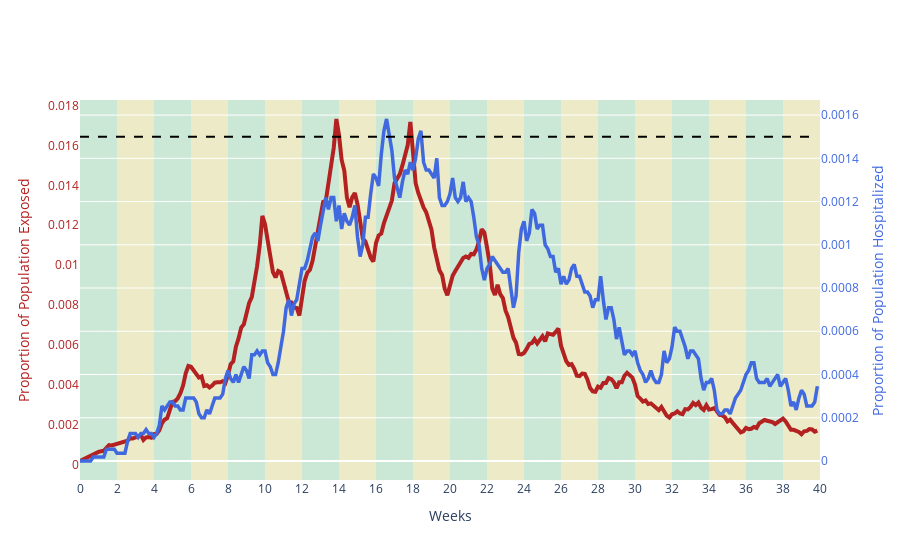

Here is the notebook cell this chart was saved with:
### Code cell
make_beds_graph(data, actions, 7, 'intermitent', color_map)

### Figure 1 — Plotly figure (JSON) as saved in the notebook; plotly's stock layout.template omitted (floating-point values rounded to 4 significant figures; data arrays with more than 128 entries replaced by an {"elided": "..."} marker saying what was removed)
{"data": [{"line": {"color": "rgb(0.25, 0.41, 0.88)", "width": 3.5}, "name": "hospitalized", "type": "scatter", "x": {"elided": "281 int values"}, "y": {"elided": "280 float values"}, "yaxis": "y2"}, {"line": {"color": "rgb(0.7, 0.13, 0.13)", "width": 4}, "name": "exposed", "type": "scatter", "x": {"elided": "281 int values"}, "y": {"elided": "280 float values"}}, {"line": {"color": "black", "dash": "dash", "width": 2}, "name": "capacity", "type": "scatter", "x": {"elided": "281 int values"}, "y": {"elided": "280 float values"}, "yaxis": "y2"}, {"marker": {"color": "rgb(0.83, 0.13, 0.15)"}, "name": "Lockdown", "type": "bar", "x": [null], "y": [null]}, {"marker": {"color": "rgb(0.85, 0.35, 0.13)"}, "name": "Hard Quarantine", "type": "bar", "x": [null], "y": [null]}, {"marker": {"color": "rgb(0.97, 0.91, 0.56)"}, "name": "Light Quarantine", "type": "bar", "x": [null], "y": [null]}, {"marker": {"color": "rgb(0.67, 0.88, 0.69)"}, "name": "Social Distancing", "type": "bar", "x": [null], "y": [null]}, {"marker": {"color": "rgb(0.86, 0.86, 0.86)"}, "name": "Unrestricted", "type": "bar", "x": [null], "y": [null]}], "layout": {"coloraxis": {"colorscale": [[0, "rgb(253, 253, 204)"], [0.09091, "rgb(206, 236, 179)"], [0.1818, "rgb(156, 219, 165)"], [0.2727, "rgb(111, 201, 163)"], [0.3636, "rgb(86, 177, 163)"], [0.4545, "rgb(76, 153, 160)"], [0.5455, "rgb(68, 130, 155)"], [0.6364, "rgb(62, 108, 150)"], [0.7273, "rgb(62, 82, 143)"], [0.8182, "rgb(64, 60, 115)"], [0.9091, "rgb(54, 43, 77)"], [1, "rgb(39, 26, 44)"]]}, "hovermode": "x", "shapes": [{"fillcolor": "rgb(0.67, 0.88, 0.69)", "layer": "below", "line": {"width": 0}, "opacity": 0.45, "type": "rect", "x0": 0, "x1": 7, "xref": "x", "y0": 0, "y1": 1, "yref": "paper"}, {"fillcolor": "rgb(0.67, 0.88, 0.69)", "layer": "below", "line": {"width": 0}, "opacity": 0.45, "type": "rect", "x0": 7, "x1": 14, "xref": "x", "y0": 0, "y1": 1, "yref": "paper"}, {"fillcolor": "rgb(0.97, 0.91, 0.56)", "layer": "below", "line": {"width": 0}, "opacity": 0.45, "type": "rect", "x0": 14, "x1": 21, "xref": "x", "y0": 0, "y1": 1, "yref": "paper"}, {"fillcolor": "rgb(0.97, 0.91, 0.56)", "layer": "below", "line": {"width": 0}, "opacity": 0.45, "type": "rect", "x0": 21, "x1": 28, "xref": "x", "y0": 0, "y1": 1, "yref": "paper"}, {"fillcolor": "rgb(0.67, 0.88, 0.69)", "layer": "below", "line": {"width": 0}, "opacity": 0.45, "type": "rect", "x0": 28, "x1": 35, "xref": "x", "y0": 0, "y1": 1, "yref": "paper"}, {"fillcolor": "rgb(0.67, 0.88, 0.69)", "layer": "below", "line": {"width": 0}, "opacity": 0.45, "type": "rect", "x0": 35, "x1": 42, "xref": "x", "y0": 0, "y1": 1, "yref": "paper"}, {"fillcolor": "rgb(0.97, 0.91, 0.56)", "layer": "below", "line": {"width": 0}, "opacity": 0.45, "type": "rect", "x0": 42, "x1": 49, "xref": "x", "y0": 0, "y1": 1, "yref": "paper"}, {"fillcolor": "rgb(0.97, 0.91, 0.56)", "layer": "below", "line": {"width": 0}, "opacity": 0.45, "type": "rect", "x0": 49, "x1": 56, "xref": "x", "y0": 0, "y1": 1, "yref": "paper"}, {"fillcolor": "rgb(0.67, 0.88, 0.69)", "layer": "below", "line": {"width": 0}, "opacity": 0.45, "type": "rect", "x0": 56, "x1": 63, "xref": "x", "y0": 0, "y1": 1, "yref": "paper"}, {"fillcolor": "rgb(0.67, 0.88, 0.69)", "layer": "below", "line": {"width": 0}, "opacity": 0.45, "type": "rect", "x0": 63, "x1": 70, "xref": "x", "y0": 0, "y1": 1, "yref": "paper"}, {"fillcolor": "rgb(0.97, 0.91, 0.56)", "layer": "below", "line": {"width": 0}, "opacity": 0.45, "type": "rect", "x0": 70, "x1": 77, "xref": "x", "y0": 0, "y1": 1, "yref": "paper"}, {"fillcolor": "rgb(0.97, 0.91, 0.56)", "layer": "below", "line": {"width": 0}, "opacity": 0.45, "type": "rect", "x0": 77, "x1": 84, "xref": "x", "y0": 0, "y1": 1, "yref": "paper"}, {"fillcolor": "rgb(0.67, 0.88, 0.69)", "layer": "below", "line": {"width": 0}, "opacity": 0.45, "type": "rect", "x0": 84, "x1": 91, "xref": "x", "y0": 0, "y1": 1, "yref": "paper"}, {"fillcolor": "rgb(0.67, 0.88, 0.69)", "layer": "below", "line": {"width": 0}, "opacity": 0.45, "type": "rect", "x0": 91, "x1": 98, "xref": "x", "y0": 0, "y1": 1, "yref": "paper"}, {"fillcolor": "rgb(0.97, 0.91, 0.56)", "layer": "below", "line": {"width": 0}, "opacity": 0.45, "type": "rect", "x0": 98, "x1": 105, "xref": "x", "y0": 0, "y1": 1, "yref": "paper"}, {"fillcolor": "rgb(0.97, 0.91, 0.56)", "layer": "below", "line": {"width": 0}, "opacity": 0.45, "type": "rect", "x0": 105, "x1": 112, "xref": "x", "y0": 0, "y1": 1, "yref": "paper"}, {"fillcolor": "rgb(0.67, 0.88, 0.69)", "layer": "below", "line": {"width": 0}, "opacity": 0.45, "type": "rect", "x0": 112, "x1": 119, "xref": "x", "y0": 0, "y1": 1, "yref": "paper"}, {"fillcolor": "rgb(0.67, 0.88, 0.69)", "layer": "below", "line": {"width": 0}, "opacity": 0.45, "type": "rect", "x0": 119, "x1": 126, "xref": "x", "y0": 0, "y1": 1, "yref": "paper"}, {"fillcolor": "rgb(0.97, 0.91, 0.56)", "layer": "below", "line": {"width": 0}, "opacity": 0.45, "type": "rect", "x0": 126, "x1": 133, "xref": "x", "y0": 0, "y1": 1, "yref": "paper"}, {"fillcolor": "rgb(0.97, 0.91, 0.56)", "layer": "below", "line": {"width": 0}, "opacity": 0.45, "type": "rect", "x0": 133, "x1": 140, "xref": "x", "y0": 0, "y1": 1, "yref": "paper"}, {"fillcolor": "rgb(0.67, 0.88, 0.69)", "layer": "below", "line": {"width": 0}, "opacity": 0.45, "type": "rect", "x0": 140, "x1": 147, "xref": "x", "y0": 0, "y1": 1, "yref": "paper"}, {"fillcolor": "rgb(0.67, 0.88, 0.69)", "layer": "below", "line": {"width": 0}, "opacity": 0.45, "type": "rect", "x0": 147, "x1": 154, "xref": "x", "y0": 0, "y1": 1, "yref": "paper"}, {"fillcolor": "rgb(0.97, 0.91, 0.56)", "layer": "below", "line": {"width": 0}, "opacity": 0.45, "type": "rect", "x0": 154, "x1": 161, "xref": "x", "y0": 0, "y1": 1, "yref": "paper"}, {"fillcolor": "rgb(0.97, 0.91, 0.56)", "layer": "below", "line": {"width": 0}, "opacity": 0.45, "type": "rect", "x0": 161, "x1": 168, "xref": "x", "y0": 0, "y1": 1, "yref": "paper"}, {"fillcolor": "rgb(0.67, 0.88, 0.69)", "layer": "below", "line": {"width": 0}, "opacity": 0.45, "type": "rect", "x0": 168, "x1": 175, "xref": "x", "y0": 0, "y1": 1, "yref": "paper"}, {"fillcolor": "rgb(0.67, 0.88, 0.69)", "layer": "below", "line": {"width": 0}, "opacity": 0.45, "type": "rect", "x0": 175, "x1": 182, "xref": "x", "y0": 0, "y1": 1, "yref": "paper"}, {"fillcolor": "rgb(0.97, 0.91, 0.56)", "layer": "below", "line": {"width": 0}, "opacity": 0.45, "type": "rect", "x0": 182, "x1": 189, "xref": "x", "y0": 0, "y1": 1, "yref": "paper"}, {"fillcolor": "rgb(0.97, 0.91, 0.56)", "layer": "below", "line": {"width": 0}, "opacity": 0.45, "type": "rect", "x0": 189, "x1": 196, "xref": "x", "y0": 0, "y1": 1, "yref": "paper"}, {"fillcolor": "rgb(0.67, 0.88, 0.69)", "layer": "below", "line": {"width": 0}, "opacity": 0.45, "type": "rect", "x0": 196, "x1": 203, "xref": "x", "y0": 0, "y1": 1, "yref": "paper"}, {"fillcolor": "rgb(0.67, 0.88, 0.69)", "layer": "below", "line": {"width": 0}, "opacity": 0.45, "type": "rect", "x0": 203, "x1": 210, "xref": "x", "y0": 0, "y1": 1, "yref": "paper"}, {"fillcolor": "rgb(0.97, 0.91, 0.56)", "layer": "below", "line": {"width": 0}, "opacity": 0.45, "type": "rect", "x0": 210, "x1": 217, "xref": "x", "y0": 0, "y1": 1, "yref": "paper"}, {"fillcolor": "rgb(0.97, 0.91, 0.56)", "layer": "below", "line": {"width": 0}, "opacity": 0.45, "type": "rect", "x0": 217, "x1": 224, "xref": "x", "y0": 0, "y1": 1, "yref": "paper"}, {"fillcolor": "rgb(0.67, 0.88, 0.69)", "layer": "below", "line": {"width": 0}, "opacity": 0.45, "type": "rect", "x0": 224, "x1": 231, "xref": "x", "y0": 0, "y1": 1, "yref": "paper"}, {"fillcolor": "rgb(0.67, 0.88, 0.69)", "layer": "below", "line": {"width": 0}, "opacity": 0.45, "type": "rect", "x0": 231, "x1": 238, "xref": "x", "y0": 0, "y1": 1, "yref": "paper"}, {"fillcolor": "rgb(0.97, 0.91, 0.56)", "layer": "below", "line": {"width": 0}, "opacity": 0.45, "type": "rect", "x0": 238, "x1": 245, "xref": "x", "y0": 0, "y1": 1, "yref": "paper"}, {"fillcolor": "rgb(0.97, 0.91, 0.56)", "layer": "below", "line": {"width": 0}, "opacity": 0.45, "type": "rect", "x0": 245, "x1": 252, "xref": "x", "y0": 0, "y1": 1, "yref": "paper"}, {"fillcolor": "rgb(0.67, 0.88, 0.69)", "layer": "below", "line": {"width": 0}, "opacity": 0.45, "type": "rect", "x0": 252, "x1": 259, "xref": "x", "y0": 0, "y1": 1, "yref": "paper"}, {"fillcolor": "rgb(0.67, 0.88, 0.69)", "layer": "below", "line": {"width": 0}, "opacity": 0.45, "type": "rect", "x0": 259, "x1": 266, "xref": "x", "y0": 0, "y1": 1, "yref": "paper"}, {"fillcolor": "rgb(0.97, 0.91, 0.56)", "layer": "below", "line": {"width": 0}, "opacity": 0.45, "type": "rect", "x0": 266, "x1": 273, "xref": "x", "y0": 0, "y1": 1, "yref": "paper"}, {"fillcolor": "rgb(0.97, 0.91, 0.56)", "layer": "below", "line": {"width": 0}, "opacity": 0.45, "type": "rect", "x0": 273, "x1": 280, "xref": "x", "y0": 0, "y1": 1, "yref": "paper"}], "showlegend": false, "xaxis": {"showgrid": false, "tickmode": "array", "ticktext": [0, 2, 4, 6, 8, 10, 12, 14, 16, 18, 20, 22, 24, 26, 28, 30, 32, 34, 36, 38, 40], "tickvals": [0, 14, 28, 42, 56, 70, 84, 98, 112, 126, 140, 154, 168, 182, 196, 210, 224, 238, 252, 266, 280], "title": {"text": "Weeks"}}, "yaxis": {"showgrid": false, "tickfont": {"color": "rgb(0.7, 0.13, 0.13)"}, "title": {"font": {"color": "rgb(0.7, 0.13, 0.13)"}, "text": "Proportion of Population Exposed"}, "zeroline": false, "zerolinecolor": "black", "zerolinewidth": 0.5}, "yaxis2": {"anchor": "x", "overlaying": "y", "side": "right", "tickfont": {"color": "rgb(0.25, 0.41, 0.88)"}, "title": {"font": {"color": "rgb(0.25, 0.41, 0.88)"}, "text": "Proportion of Population Hospitalized"}}}}
